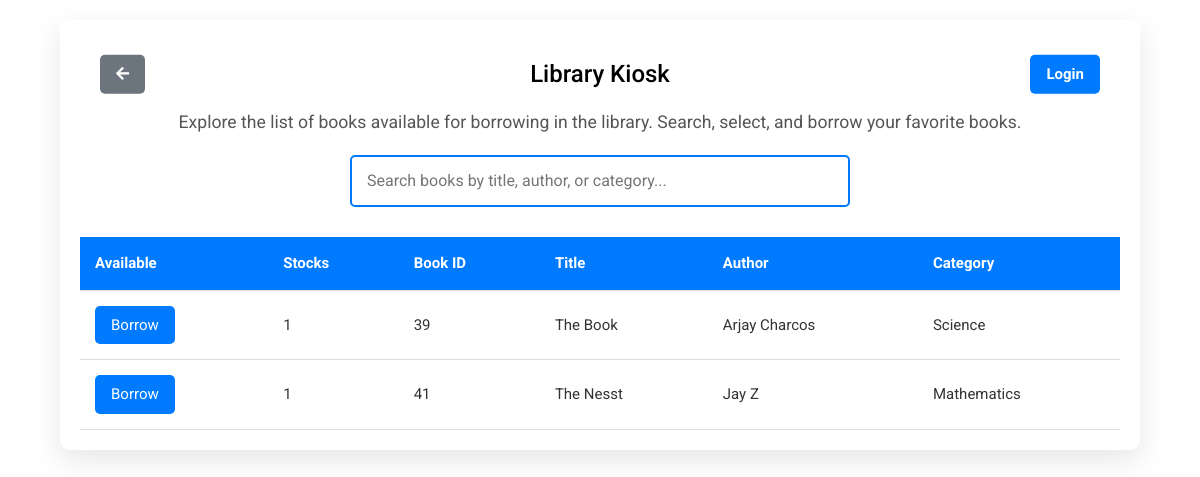
The page /borrower/books.php on the database as committed earlier.
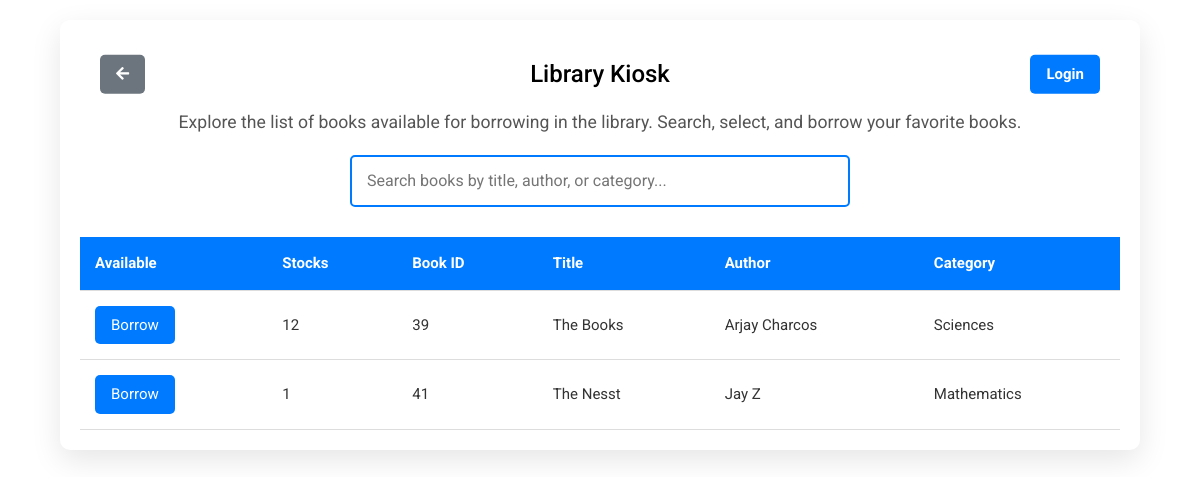
The same page on the database as committed later.
### tables this page shows
CREATE TABLE `tblbooks` (
  `bookId` int(11) NOT NULL,
  `title` varchar(100) NOT NULL,
  `dateAdded` timestamp NOT NULL DEFAULT current_timestamp(),
  `quantity` int(11) NOT NULL,
  `authorId` int(11) DEFAULT NULL,
  `categoryId` int(11) DEFAULT NULL,
  `callNum` varchar(11) NOT NULL,
  `accessionNum` varchar(5) NOT NULL,
  `barcodeNum` varchar(11) NOT NULL,
  `publisher` varchar(30) NOT NULL,
  `publishedDate` date DEFAULT NULL
);

CREATE TABLE `tblcategory` (
  `categoryId` int(11) NOT NULL,
  `categoryName` varchar(30) NOT NULL
);

### borrower/books.php (the view, shortened to what this page needs)
<?php
include('db/db-connect.php');
$query = "SELECT b.bookId, b.title, b.quantity,
                 CONCAT(a.firstName, ' ', a.lastName) AS authorName,
                 c.categoryName
          FROM tblbooks b
          JOIN tblauthor a ON b.authorId = a.authorId
          JOIN tblcategory c ON b.categoryId = c.categoryId";
$stmt = $conn->prepare($query);
$stmt->execute();
$result = $stmt->get_result();
?>
<!DOCTYPE html>
<html lang="en">
<head>
  <link rel="stylesheet" href="https://cdnjs.cloudflare.com/ajax/libs/font-awesome/5.15.4/css/all.min.css">
  <link id="main-css-href" rel="stylesheet" href="assets/css/style.css" />
    <link rel="stylesheet" href="https://cdn.datatables.net/1.13.6/css/jquery.dataTables.min.css">
</head>
<body>
    <div class="container">
        <div class="header">
        <a href="Kiosk.php" class="btn-back">
        <i class="fas fa-arrow-left"></i>  </a>
            <h1>Library Kiosk</h1><br>
            <a href="login.php" class="btn-login">Login</a>
        </div>
        <p>Explore the list of books available for borrowing in the library. Search, select, and borrow your favorite books.</p>
        <div class="search-container">
            <input type="text" id="searchBox" placeholder="Search books by title, author, or category..." onkeyup="searchBooks()">
        </div>
        <table id="dataTable" class="display" style="width:100%">
            <thead>
                <tr>
                    <th>Available</th>
                    <th>Stocks</th>
                    <th>Book ID</th>
                    <th>Title</th>
                    <th>Author</th>
                    <th>Category</th>
                </tr>
            </thead>
            <tbody id="bookList">
                <?php
                if ($result->num_rows > 0) {
                    while ($row = $result->fetch_assoc()) {
                        echo "<tr>";
                        echo "<td>";
                        if ($row['quantity'] > 0) {
                            echo "<button class='btn-action' onclick='handleBorrow(" . $row['bookId'] . ")'>Borrow</button>";
                        } else {
                            echo "<button class='btn-nostock btn-light' disabled>Unavailable</button>";
                        }
                        echo "</td>";
                        echo "<td>" . $row['quantity'] . "</td>";
                        echo "<td>" . $row['bookId'] . "</td>";
                        echo "<td>" . htmlspecialchars($row['title']) . "</td>";
                        echo "<td>" . htmlspecialchars($row['authorName']) . "</td>";
                        echo "<td>" . htmlspecialchars($row['categoryName']) . "</td>";
                        echo "</tr>";
                    }
                }
                ?>
            </tbody>
        </table>
    </div>
</body>
</html>

Rows that differ between the two databases and show on the page:
changed tblbooks id 39: quantity "1" → "12"; title "The Book" → "The Books"; categoryId.categoryName "Science" → "Sciences"
